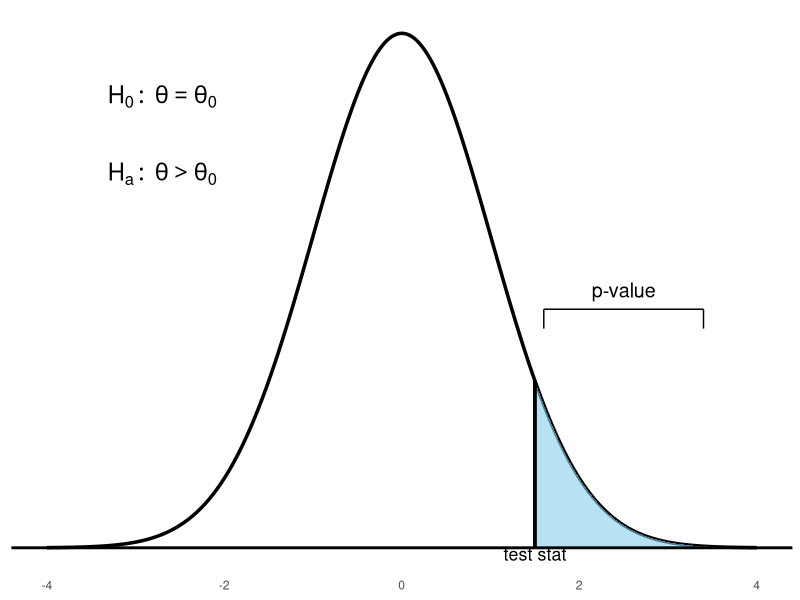
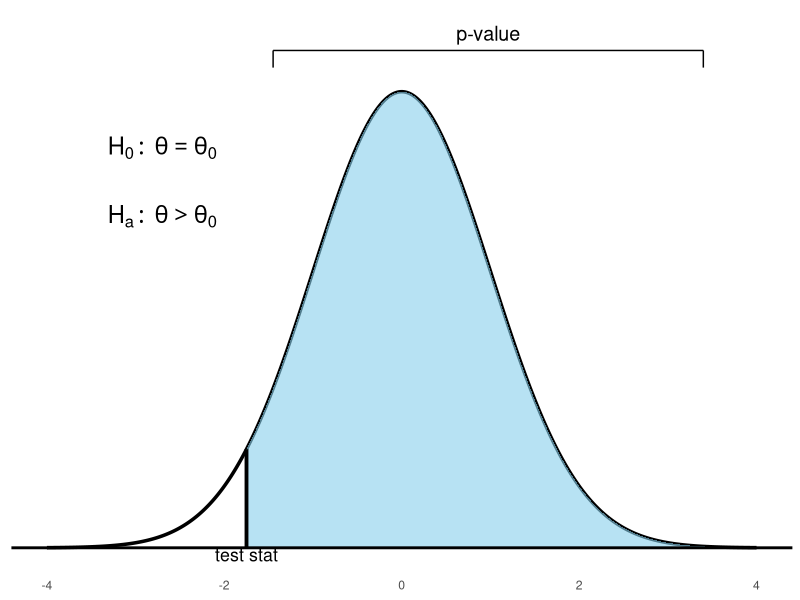
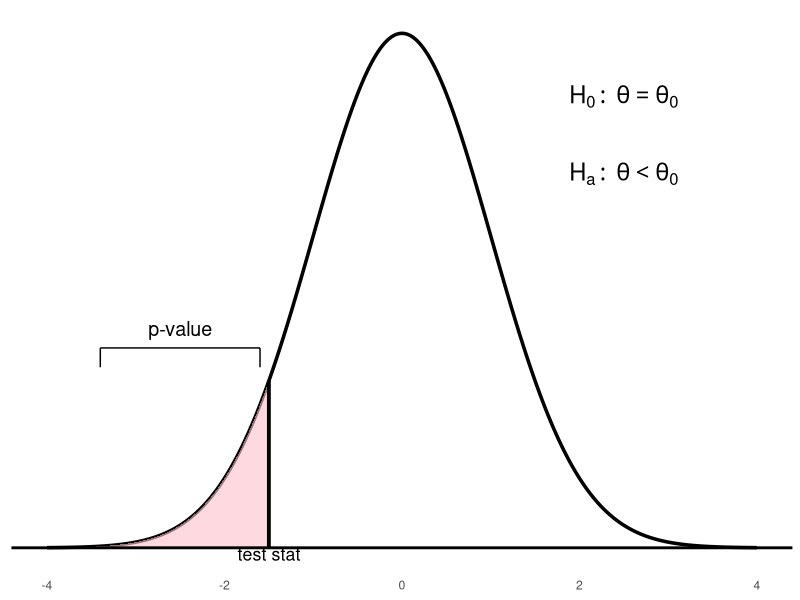
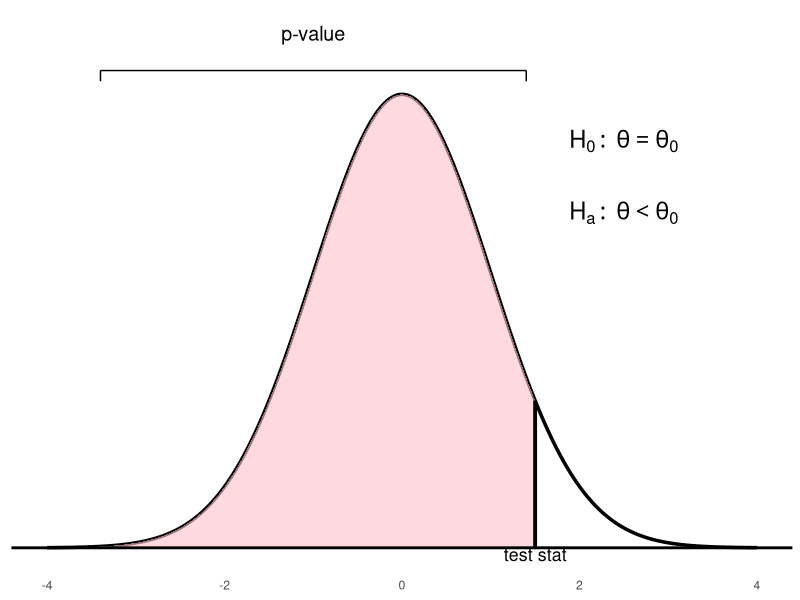
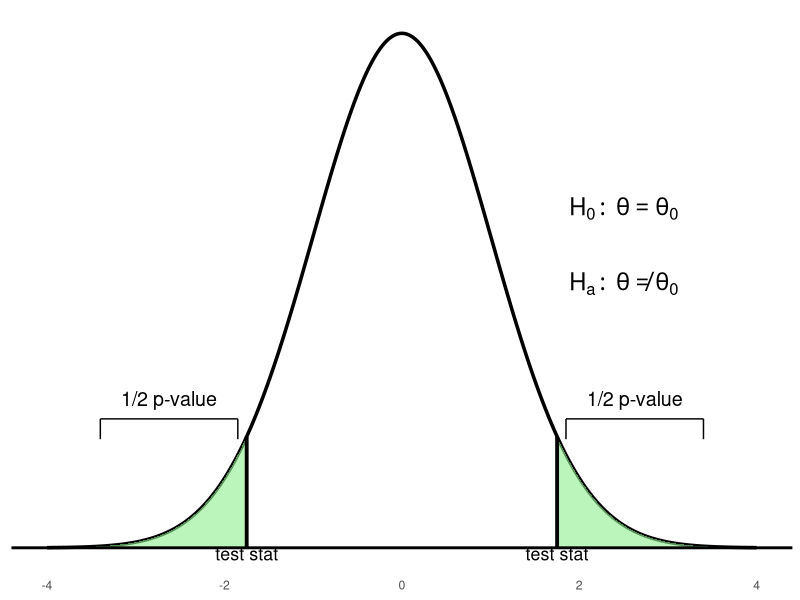
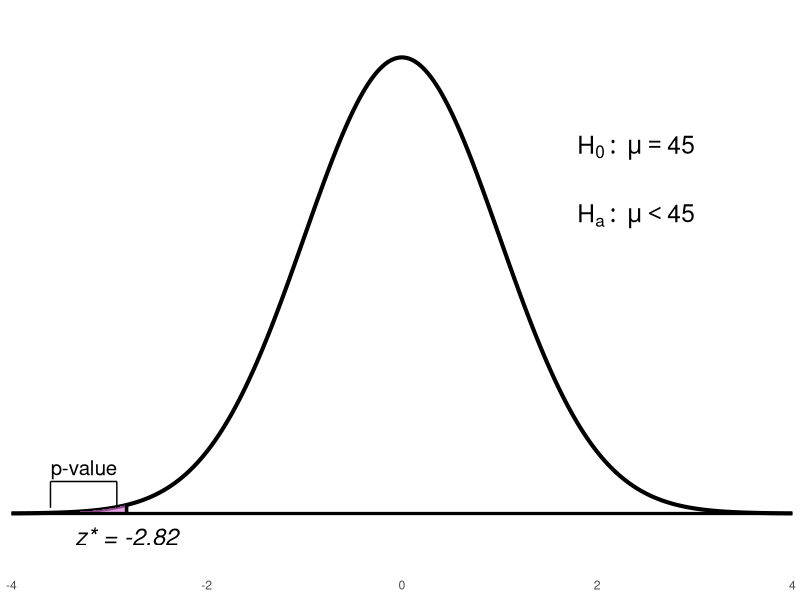
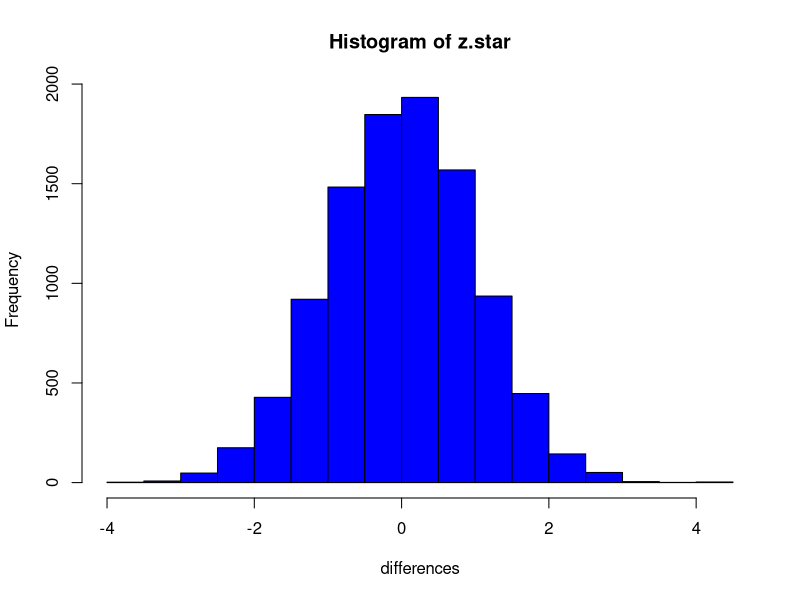

The R script that drew these images, in order:
## ---- chunk 1

library(ggplot2)

# --- First Plot: Standard blue bracket lower ---
x <- seq(-4, 4, length = 1000)
y <- dnorm(x)
test_stat <- 1.5
p_x <- seq(test_stat, 4, length = 500)
p_y <- dnorm(p_x)
x_left <- test_stat + 0.1
x_right <- 3.4
y_top <- 0.2
y_mid <- 0.185
y_bot <- 0.17

p1 <- ggplot() +
  geom_line(aes(x, y), color = "black", size = 1.2) +
  geom_area(aes(x = p_x, y = p_y), fill = "skyblue", alpha = 0.6) +
  geom_hline(yintercept = 0, color = "black", linewidth = 1) +
  geom_segment(aes(x = test_stat, xend = test_stat, y = 0, yend = dnorm(test_stat)),
               color = "black", linewidth = 1.3) +
  geom_segment(aes(x = x_left, xend = x_left, y = y_bot, yend = y_mid), color = "black") +
  geom_segment(aes(x = x_left, xend = x_right, y = y_mid, yend = y_mid), color = "black") +
  geom_segment(aes(x = x_right, xend = x_right, y = y_mid, yend = y_bot), color = "black") +
  annotate("text", x = (x_left + x_right)/2, y = y_top, label = "p-value", size = 5) +
  annotate("text", x = -2.7, y = 0.35, label = "H[0]:~theta==theta[0]", parse = TRUE, size = 6) +
  annotate("text", x = -2.7, y = 0.29, label = "H[a]:~theta > theta[0]", parse = TRUE, size = 6) +
  annotate("text", x = test_stat, y = 0.005, label = "test stat", size = 4.5, vjust = 1.5) +
  theme_minimal() +
  labs(x = NULL, y = NULL) +
  theme(axis.text.y = element_blank(),
        axis.ticks.y = element_blank(),
        panel.grid = element_blank())

print(p1)

# --- Second Plot: Blue with widest shading and highest bracket ---
y <- dnorm(x)
test_stat <- -1.75
p_x <- seq(test_stat, 4, length = 500)
p_y <- dnorm(p_x)
x_left <- test_stat + 0.3
x_right <- 3.4
y_top <- 0.45
y_mid <- 0.435
y_bot <- 0.42

p2 <- ggplot() +
  geom_line(aes(x, y), color = "black", size = 1.2) +
  geom_area(aes(x = p_x, y = p_y), fill = "skyblue", alpha = 0.6) +
  geom_hline(yintercept = 0, color = "black", linewidth = 1) +
  geom_segment(aes(x = test_stat, xend = test_stat, y = 0, yend = dnorm(test_stat)),
               color = "black", linewidth = 1.3) +
  geom_segment(aes(x = x_left, xend = x_left, y = y_bot, yend = y_mid), color = "black") +
  geom_segment(aes(x = x_left, xend = x_right, y = y_mid, yend = y_mid), color = "black") +
  geom_segment(aes(x = x_right, xend = x_right, y = y_mid, yend = y_bot), color = "black") +
  annotate("text", x = (x_left + x_right)/2, y = y_top, label = "p-value", size = 5) +
  annotate("text", x = -2.7, y = 0.35, label = "H[0]:~theta==theta[0]", parse = TRUE, size = 6) +
  annotate("text", x = -2.7, y = 0.29, label = "H[a]:~theta > theta[0]", parse = TRUE, size = 6) +
  annotate("text", x = test_stat, y = 0.005, label = "test stat", size = 4.5, vjust = 1.5) +
  theme_minimal() +
  labs(x = NULL, y = NULL) +
  theme(axis.text.y = element_blank(),
        axis.ticks.y = element_blank(),
        panel.grid = element_blank())

print(p2)
## ---- chunk 2

# First plot (lower pink bracket)
library(ggplot2)
x <- seq(-4, 4, length = 1000)
y <- dnorm(x)
test_stat <- -1.5
p_x <- seq(-4, test_stat, length = 500)
p_y <- dnorm(p_x)
x_left <- -3.4
x_right <- test_stat - 0.1
y_top <- 0.17
y_mid <- 0.155
y_bot <- 0.14
p1 <- ggplot() +
  geom_line(aes(x, y), color = "black", linewidth = 1.2) +
  geom_area(aes(x = p_x, y = p_y), fill = "pink", alpha = 0.6) +
  geom_hline(yintercept = 0, color = "black", linewidth = 1) +
  geom_segment(aes(x = test_stat, xend = test_stat, y = 0, yend = dnorm(test_stat)), color = "black", linewidth = 1.3) +
  geom_segment(aes(x = x_left, xend = x_left, y = y_bot, yend = y_mid), color = "black") +
  geom_segment(aes(x = x_left, xend = x_right, y = y_mid, yend = y_mid), color = "black") +
  geom_segment(aes(x = x_right, xend = x_right, y = y_mid, yend = y_bot), color = "black") +
  annotate("text", x = (x_left + x_right) / 2, y = y_top, label = "p-value", size = 5) +
  annotate("text", x = 2.5, y = 0.35, label = "H[0]:~theta==theta[0]", parse = TRUE, size = 6) +
  annotate("text", x = 2.5, y = 0.29, label = "H[a]:~theta < theta[0]", parse = TRUE, size = 6) +
  annotate("text", x = test_stat, y = 0.005, label = "test stat", size = 4.5, vjust = 1.5) +
  theme_minimal() +
  labs(x = NULL, y = NULL) +
  theme(axis.text.y = element_blank(), axis.ticks.y = element_blank(), panel.grid = element_blank())

print(p1)

# Second plot (curve slightly higher, bracket above)
y <- dnorm(x) * 0.95
test_stat <- 1.5
p_x <- seq(-4, test_stat, length = 500)
p_y <- dnorm(p_x) * 0.95
x_left <- -3.4
x_right <- test_stat - 0.1
y_top <- 0.43
y_mid <- 0.3989
y_bot <- 0.39
p2 <- ggplot() +
  geom_line(aes(x, y), color = "black", linewidth = 1.2) +
  geom_area(aes(x = p_x, y = p_y), fill = "pink", alpha = 0.6) +
  geom_hline(yintercept = 0, color = "black", linewidth = 1) +
  geom_segment(aes(x = test_stat, xend = test_stat, y = 0, yend = dnorm(test_stat) * 0.95), color = "black", linewidth = 1.3) +
  geom_segment(aes(x = x_left, xend = x_left, y = y_bot, yend = y_mid), color = "black") +
  geom_segment(aes(x = x_left, xend = x_right, y = y_mid, yend = y_mid), color = "black") +
  geom_segment(aes(x = x_right, xend = x_right, y = y_mid, yend = y_bot), color = "black") +
  annotate("text", x = (x_left + x_right) / 2, y = y_top, label = "p-value", size = 5) +
  annotate("text", x = 2.5, y = 0.34, label = "H[0]:~theta==theta[0]", parse = TRUE, size = 6) +
  annotate("text", x = 2.5, y = 0.28, label = "H[a]:~theta < theta[0]", parse = TRUE, size = 6) +
  annotate("text", x = test_stat, y = 0.005, label = "test stat", size = 4.5, vjust = 1.5) +
  theme_minimal() +
  labs(x = NULL, y = NULL) +
  theme(axis.text.y = element_blank(), axis.ticks.y = element_blank(), panel.grid = element_blank())

print(p2)
## ---- chunk 3
library(ggplot2)

# Generate bell curve
x <- seq(-4, 4, length = 1000)
y <- dnorm(x) * 0.95

# Test statistics for two tails
left_stat <- -1.75
right_stat <- 1.75

# Shaded green tail areas
p_x_left <- seq(-4, left_stat, length = 300)
p_y_left <- dnorm(p_x_left) * 0.95
p_x_right <- seq(right_stat, 4, length = 300)
p_y_right <- dnorm(p_x_right) * 0.95

# Bracket height - slightly higher than previous "blue" reference
y_top <- 0.11
y_mid <- 0.095
y_bot <- 0.08

# Bracket horizontal positions
x_l1 <- -3.4
x_l2 <- left_stat - 0.1
x_r1 <- right_stat + 0.1
x_r2 <- 3.4

# Create plot
p <- ggplot() +
  geom_line(aes(x, y), color = "black", linewidth = 1.2) +
  geom_area(aes(x = p_x_left, y = p_y_left), fill = "lightgreen", alpha = 0.6) +
  geom_area(aes(x = p_x_right, y = p_y_right), fill = "lightgreen", alpha = 0.6) +
  geom_hline(yintercept = 0, color = "black", linewidth = 1) +
  geom_segment(aes(x = left_stat, xend = left_stat, y = 0, yend = dnorm(left_stat) * 0.95),
               color = "black", linewidth = 1.3) +
  geom_segment(aes(x = right_stat, xend = right_stat, y = 0, yend = dnorm(right_stat) * 0.95),
               color = "black", linewidth = 1.3) +

  # Left bracket
  geom_segment(aes(x = x_l1, xend = x_l1, y = y_bot, yend = y_mid), color = "black") +
  geom_segment(aes(x = x_l1, xend = x_l2, y = y_mid, yend = y_mid), color = "black") +
  geom_segment(aes(x = x_l2, xend = x_l2, y = y_mid, yend = y_bot), color = "black") +
  annotate("text", x = (x_l1 + x_l2)/2, y = y_top, label = "1/2 p-value", size = 5) +

  # Right bracket
  geom_segment(aes(x = x_r1, xend = x_r1, y = y_bot, yend = y_mid), color = "black") +
  geom_segment(aes(x = x_r1, xend = x_r2, y = y_mid, yend = y_mid), color = "black") +
  geom_segment(aes(x = x_r2, xend = x_r2, y = y_mid, yend = y_bot), color = "black") +
  annotate("text", x = (x_r1 + x_r2)/2, y = y_top, label = "1/2 p-value", size = 5) +

  # Hypotheses on the right
  annotate("text", x = 2.5, y = 0.25, label = "H[0]:~theta==theta[0]", parse = TRUE, size = 6) +
  annotate("text", x = 2.5, y = 0.195, label = "H[a]:~theta != theta[0]", parse = TRUE, size = 6) +
  annotate("text", x = left_stat, y = 0.005, label = "test stat", size = 4.5, vjust = 1.5) +
  annotate("text", x = right_stat, y = 0.005, label = "test stat", size = 4.5, vjust = 1.5) +

  # Style
  theme_minimal() +
  labs(x = NULL, y = NULL) +
  theme(
    axis.text.y = element_blank(),
    axis.ticks.y = element_blank(),
    panel.grid = element_blank()
  )
# PRINT the plot
p
## ---- chunk 4
library(ggplot2)

# Normal curve data
x <- seq(-4, 4, length = 1000)
y <- dnorm(x)

# Shaded left-tail region
test_stat <- -2.82
p_x <- seq(-4, test_stat, length = 500)
p_y <- dnorm(p_x)

# Bracket near pink area
x_left <- -3.6
x_right <- test_stat - 0.1
y_bot <- 0.005
y_mid <- 0.028
y_top <- 0.04

# Build plot
p <- ggplot() +
  geom_line(aes(x, y), color = "black", linewidth = 1.4) +
  geom_area(aes(x = p_x, y = p_y), fill = "orchid", alpha = 0.65) +
  geom_hline(yintercept = 0, color = "black", linewidth = 1.1) +

  # Test statistic line and label
  geom_segment(aes(x = test_stat, xend = test_stat, y = 0, yend = dnorm(test_stat)), 
               color = "black", linewidth = 1.2) +
  annotate("text", x = test_stat, y = -0.02, label = "z* = -2.82", size = 6, fontface = "italic") +

  # Bracket and p-value label
  geom_segment(aes(x = x_left, xend = x_left, y = y_bot, yend = y_mid), color = "black") +
  geom_segment(aes(x = x_left, xend = x_right, y = y_mid, yend = y_mid), color = "black") +
  geom_segment(aes(x = x_right, xend = x_right, y = y_mid, yend = y_bot), color = "black") +
  annotate("text", x = (x_left + x_right)/2, y = y_top, label = "p-value", size = 5.2) +

  # Hypotheses
  annotate("text", x = 2.4, y = 0.32, label = "H[0]:~mu==45", parse = TRUE, size = 6.2) +
  annotate("text", x = 2.4, y = 0.26, label = "H[a]:~mu < 45", parse = TRUE, size = 6.2) +

  # Axes
  scale_x_continuous(breaks = c(-4, -2, 0, 2, 4), limits = c(-4, 4), expand = c(0, 0)) +
  scale_y_continuous(limits = c(-0.03, 0.42)) +

  theme_minimal() +
  labs(x = NULL, y = NULL) +
  theme(
    axis.text.y = element_blank(),
    axis.ticks = element_blank(),
    panel.grid = element_blank()
  )

p
## ---- chunk 5
n <- 10
mu.zero <- 0
sigma <- 1
sigma.xbar <- sigma / sqrt(n)

# m = number of simulations;
m <- 10000
x.bar <- rnorm(m, mean = mu.zero, sd = sigma.xbar)

# z.star = test statistic;
z.star <- (x.bar - mu.zero) / sigma.xbar

# Create the histogram
hist(z.star, col = "blue", xlab = "differences", main = "Histogram of z.star")
